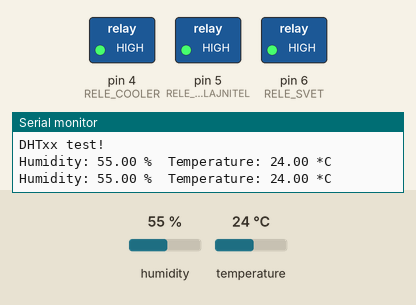
Recording of a sketch running on a simulated Arduino Uno, built with avr-gcc and run on an emulated ATmega328P. Shown: switched loads named in the sketch (green lamp = pin HIGH), the last lines printed to the serial monitor. Wiring (inferred from the names in the program): DHT11 sensor: data pin 12. Inputs (shaded band) come from the test bench; at power-on: humidity 55 %, temperature 24 °C.

Above: at 5.3 s.
5.4 s: humidity set to 42 %
8.8 s: humidity set to 39 %
At 9.8 s:
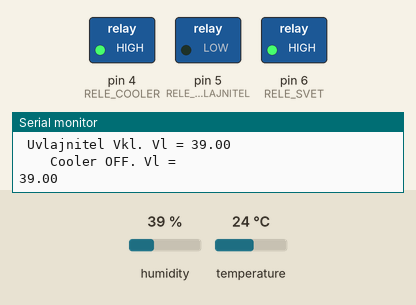
12.2 s: humidity set to 67 %
17.4 s: humidity set to 71 %
At 19.3 s:
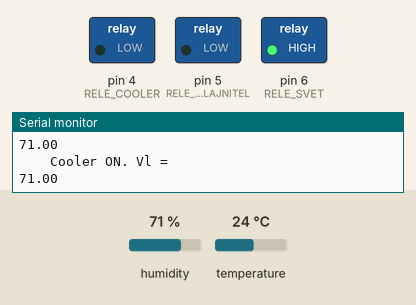
20.8 s: humidity set to 52 %
24.2 s: humidity set to 49 %
At 25.5 s:
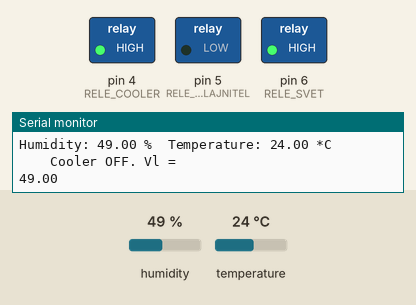
Timing chart, 0 to 27.2 s (numbered marks = the images above; inputs shaded):
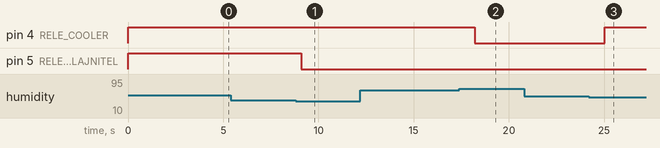

The sketch:

Humidity_controller.ino
```cpp
#include "DHT.h"
#define DHTPIN 12     // на какой пин подключен датчик

// релюшки
#define RELE_COOLER 4
#define RELE_UVLAJNITEL 5
#define RELE_SVET 6
// тип включения реле
#define ON 0
#define OFF 1


#define DHTTYPE DHT11   // тип датчика
DHT dht(DHTPIN, DHTTYPE);

// границы влажности для работы увлажнителя
float hum_max = 60.00;
float hum_min = 40.00;

//порог срабатывания кулера доп проветривания бокса.
float deltaHumCooler = 10.00;


void setup() {
  Serial.begin(115200);
  Serial.println("DHTxx test!");
  pinMode(RELE_UVLAJNITEL, OUTPUT); // реле на 5 пине
  pinMode(RELE_SVET, OUTPUT); // реле на 6 пине
  pinMode(RELE_COOLER, OUTPUT); // реле на 4 пине
  digitalWrite(RELE_UVLAJNITEL, OFF);
  digitalWrite(RELE_COOLER, OFF);
  digitalWrite(RELE_SVET, OFF);
  dht.begin();
}//setup


void loop() {

  delay(2000);

  float h = dht.readHumidity();
  // Read temperature as Celsius (the default)
  float t = dht.readTemperature();


  // проверка, что датчик считался
  if (isnan(h) || isnan(t)) {
    Serial.println("Error DHT sensor!");
    return;
  }// конец  проверки

  Serial.print("Humidity: ");
  Serial.print(h);
  Serial.print(" %\t");
  Serial.print("Temperature: ");
  Serial.print(t);
  Serial.print(" *C ");
  Serial.println();

// зададим включение влажности до 60%
// пока влажность не опустится до 40%, включать не будем
  if (h <= hum_min) {
    digitalWrite(RELE_UVLAJNITEL, ON);
    Serial.print(" Uvlajnitel Vkl. Vl = ");
    Serial.println(h);
  }//if h
  if (h >= hum_max) {
    digitalWrite(RELE_UVLAJNITEL, ON);
    Serial.println("    Uvlajnitel Otkl. Vl =");
    Serial.println(h);
  }//if h

// зададим включение дополнительной вентиляции бокса при влажности на 5% больше чем максимальная для увлажнителя
// выключение кулера при влажности на 10% меньшей, чем максимальная для увлажнителя
if(h <= (hum_max - deltaHumCooler)){
    digitalWrite(RELE_COOLER, OFF);
    Serial.println("    Cooler OFF. Vl =");
    Serial.println(h);

}
if(h >= (hum_max + deltaHumCooler)){
    digitalWrite(RELE_COOLER, ON);
    Serial.println("    Cooler ON. Vl =");
    Serial.println(h);
}


}//loop
```

Measured:
- the behaviour switches between 41 and 40 % on humidity (found by bisection; images 0 and 1)
- the behaviour switches between 69 and 70 % on humidity (found by bisection; images 1 and 2)
- the behaviour switches between 51 and 50 % on humidity (found by bisection; images 2 and 3)
- after the input at 8.8 s, pin 5 (RELE_UVLAJNITEL): HIGH → LOW after 0.30 s
- after the input at 17.4 s, pin 4 (RELE_COOLER): HIGH → LOW after 0.81 s
- after the input at 24.2 s, pin 4 (RELE_COOLER): LOW → HIGH after 0.84 s
